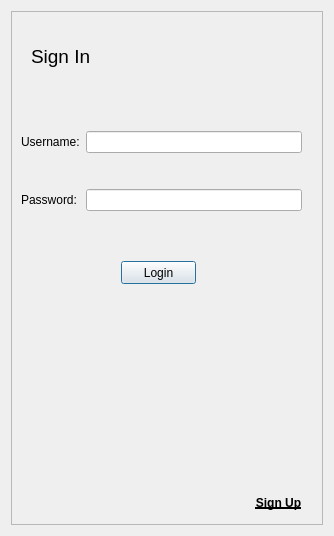
<?xml version="1.0" encoding="UTF-8"?>
<ui version="4.0">
 <class>Dialog</class>
 <widget class="QDialog" name="Dialog">
  <property name="geometry">
   <rect>
    <x>0</x>
    <y>0</y>
    <width>330</width>
    <height>532</height>
   </rect>
  </property>
  <property name="windowTitle">
   <string>Dialog</string>
  </property>
  <layout class="QHBoxLayout" name="horizontalLayout">
   <item>
    <widget class="QFrame" name="Fcadastro">
     <property name="minimumSize">
      <size>
       <width>312</width>
       <height>514</height>
      </size>
     </property>
     <property name="maximumSize">
      <size>
       <width>312</width>
       <height>514</height>
      </size>
     </property>
     <property name="frameShape">
      <enum>QFrame::StyledPanel</enum>
     </property>
     <property name="frameShadow">
      <enum>QFrame::Raised</enum>
     </property>
     <widget class="QLabel" name="label_4">
      <property name="geometry">
       <rect>
        <x>20</x>
        <y>30</y>
        <width>71</width>
        <height>31</height>
       </rect>
      </property>
      <property name="font">
       <font>
        <family>Segoe UI Symbol</family>
        <pointsize>14</pointsize>
       </font>
      </property>
      <property name="text">
       <string>Sign In</string>
      </property>
     </widget>
     <widget class="QWidget" name="gridLayoutWidget">
      <property name="geometry">
       <rect>
        <x>10</x>
        <y>90</y>
        <width>281</width>
        <height>142</height>
       </rect>
      </property>
      <layout class="QGridLayout" name="gridLayout">
       <item row="1" column="1">
        <widget class="QLineEdit" name="lineEdit_3"/>
       </item>
       <item row="0" column="0">
        <widget class="QLabel" name="label">
         <property name="text">
          <string>Username:</string>
         </property>
        </widget>
       </item>
       <item row="1" column="0">
        <widget class="QLabel" name="label_3">
         <property name="text">
          <string>Password:</string>
         </property>
        </widget>
       </item>
       <item row="0" column="1">
        <widget class="QLineEdit" name="lineEdit"/>
       </item>
      </layout>
     </widget>
     <widget class="QPushButton" name="loginButton">
      <property name="geometry">
       <rect>
        <x>110</x>
        <y>250</y>
        <width>75</width>
        <height>23</height>
       </rect>
      </property>
      <property name="text">
       <string>Login</string>
      </property>
     </widget>
     <widget class="QPushButton" name="registerOpen">
      <property name="geometry">
       <rect>
        <x>230</x>
        <y>480</y>
        <width>75</width>
        <height>23</height>
       </rect>
      </property>
      <property name="font">
       <font>
        <weight>75</weight>
        <bold>true</bold>
        <underline>true</underline>
       </font>
      </property>
      <property name="text">
       <string>Sign Up</string>
      </property>
      <property name="flat">
       <bool>true</bool>
      </property>
     </widget>
    </widget>
   </item>
  </layout>
 </widget>
 <resources/>
 <connections/>
</ui>
